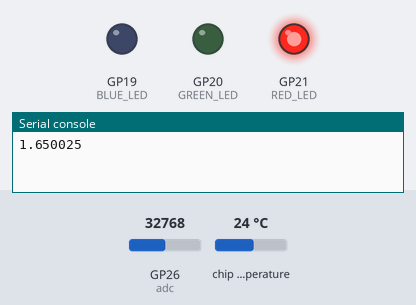
Bench run of a program on a simulated Raspberry Pi Pico running MicroPython. Parts: output pins drawn as LEDs (lit = HIGH), the last lines printed to the serial console. The inputs (shaded band) are chosen by the test bench; at power-on: GP26 (adc) = 32768, chip temperature 24 °C (analog values on the 0–65535 scale).

Above: at 1.0 s.
At 3.0 s:
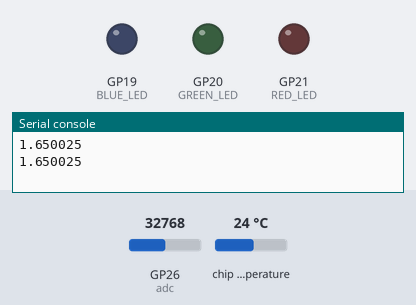
Timing chart, 0 to 5.2 s (numbered marks = the images above):
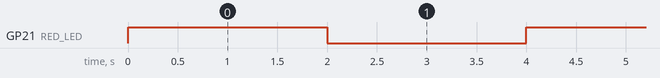

The program:

main.py
```python
from machine import Pin,ADC
import utime

adc = ADC(26)
TEMPERATURE_SENSOR = ADC(4)
CONVERSION_FACTOR = 3.3 / (65535)
RED_LED = Pin(21, Pin.OUT)
GREEN_LED = Pin(20, Pin.OUT)
BLUE_LED = Pin(19, Pin.OUT)
LEDS = [RED_LED, GREEN_LED, BLUE_LED]
for led in LEDS:
  led.off()
while True:
  val = adc.read_u16() * CONVERSION_FACTOR
  reading = TEMPERATURE_SENSOR.read_u16() * CONVERSION_FACTOR
  temperature = 27 - (reading - 0.706)/0.001721
  print(val)
  RED_LED.toggle()
  utime.sleep(2)
```

Measured:
- by itself, GP21 (RED_LED): alternates HIGH for 2.0 s and LOW for 2.0 s
